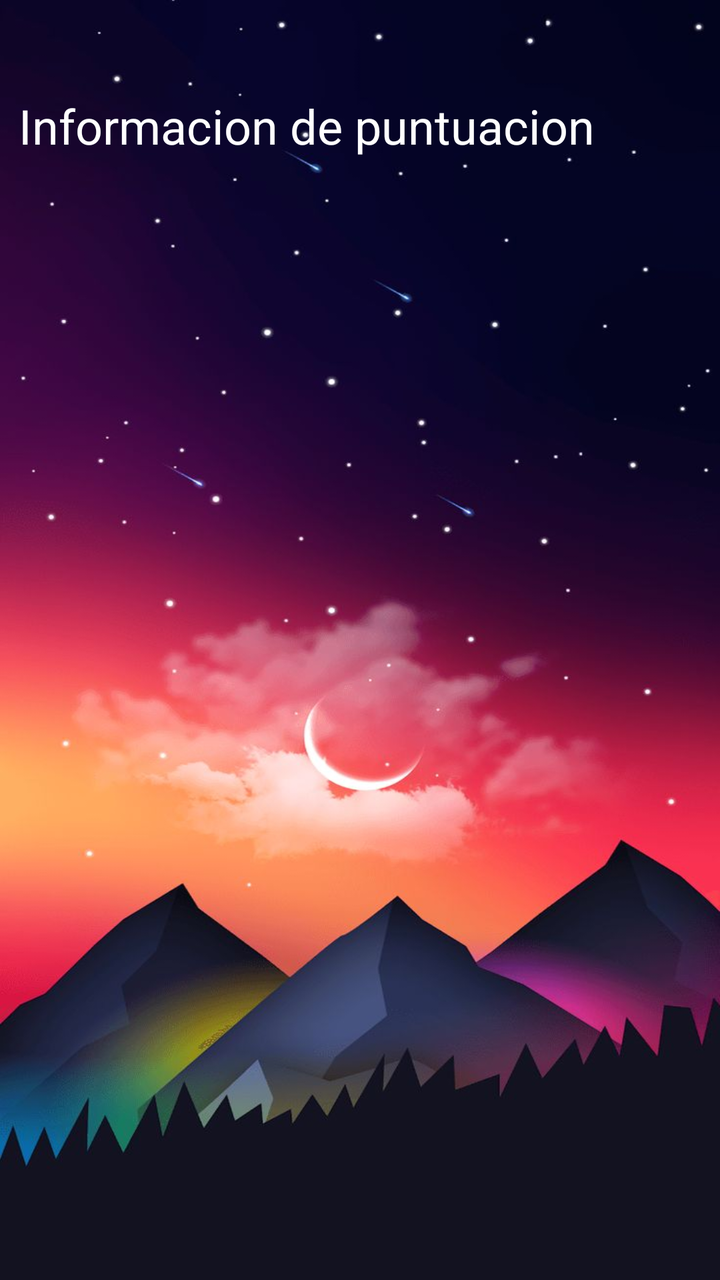
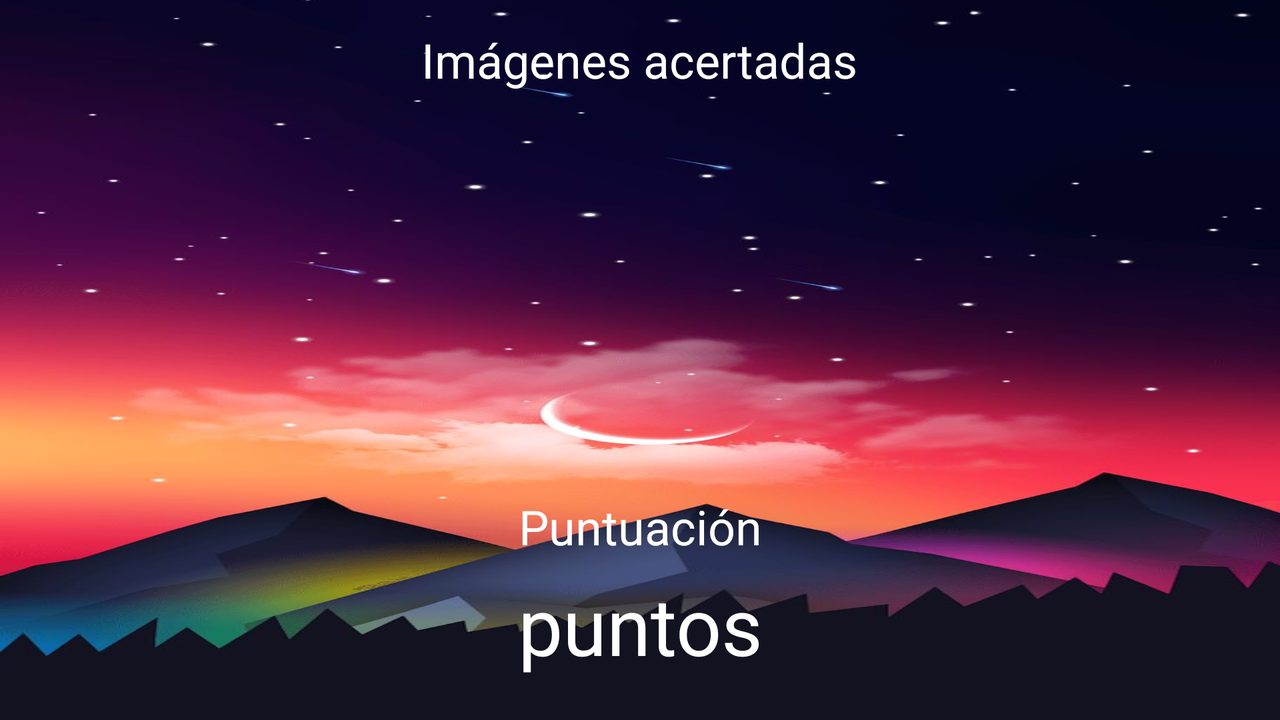

An Android layout and its configuration variant, each rendered on a device that would load it. The default file and the variant file are quoted in full after the pictures.
<!-- AndroidManifest.xml: application theme Theme.DondeEstoyGame -->
<!-- res/layout/activity_informacion.xml -->
<?xml version="1.0" encoding="utf-8"?>
<androidx.constraintlayout.widget.ConstraintLayout
    xmlns:android="http://schemas.android.com/apk/res/android"
    xmlns:tools="http://schemas.android.com/tools"
    xmlns:app="http://schemas.android.com/apk/res-auto"
    android:id="@+id/main"
    android:layout_width="match_parent"
    android:layout_height="match_parent"
    tools:context=".view.ActivityInformacion">

    <TextView
        android:id="@+id/textView4"
        android:layout_width="wrap_content"
        android:layout_height="wrap_content"
        android:text="Informacion de puntuacion"
        android:textColor="@color/white"
        android:textSize="24sp"
        app:layout_constraintBottom_toBottomOf="parent"
        app:layout_constraintEnd_toEndOf="parent"
        app:layout_constraintHorizontal_bias="0.129"
        app:layout_constraintStart_toStartOf="parent"
        app:layout_constraintTop_toTopOf="parent"
        app:layout_constraintVertical_bias="0.077" />

    <androidx.recyclerview.widget.RecyclerView
        android:id="@+id/rvInformacion"
        android:layout_width="0dp"
        android:layout_height="wrap_content"
        android:layout_marginTop="50dp"
        android:layout_marginEnd="50dp"
        android:layout_marginBottom="50dp"
        app:layout_constraintBottom_toBottomOf="parent"
        app:layout_constraintEnd_toEndOf="@+id/textView4"
        app:layout_constraintHorizontal_bias="0.0"
        app:layout_constraintStart_toStartOf="@+id/textView4"
        app:layout_constraintTop_toBottomOf="@+id/textView4"
        app:layout_constraintVertical_bias="0.0" />
</androidx.constraintlayout.widget.ConstraintLayout>
<!-- resources referenced by this layout -->
<resources>
  <color name="white">#FFFFFFFF</color>
  <style name="Theme.DondeEstoyGame" parent="Base.Theme.DondeEstoyGame" />
  <style name="Base.Theme.DondeEstoyGame" parent="Theme.Material3.DayNight.NoActionBar">
          
          
          <item name="android:windowBackground">@drawable/fondo_inicio</item>
      </style>
  <!-- drawable fondo_inicio: jpg bitmap (drawable, 47999 bytes) -->
</resources>
<!-- res/layout-land/activity_informacion.xml (the repository's variant of the layout above) -->
<!-- drawn on the phone turned sideways -->
<?xml version="1.0" encoding="utf-8"?>
<androidx.constraintlayout.widget.ConstraintLayout
    xmlns:android="http://schemas.android.com/apk/res/android"
    xmlns:tools="http://schemas.android.com/tools"
    xmlns:app="http://schemas.android.com/apk/res-auto"
    android:id="@+id/main"
    android:layout_width="match_parent"
    android:layout_height="match_parent"
    tools:context=".view.ActivityInformacion">

    <TextView
        android:id="@+id/tvImgAcertadas"
        android:layout_width="wrap_content"
        android:layout_height="wrap_content"
        android:text="Imágenes acertadas"
        android:textColor="@color/white"
        android:textSize="24sp"
        app:layout_constraintBottom_toBottomOf="parent"
        app:layout_constraintEnd_toEndOf="parent"
        app:layout_constraintHorizontal_bias="0.499"
        app:layout_constraintStart_toStartOf="parent"
        app:layout_constraintTop_toTopOf="parent"
        app:layout_constraintVertical_bias="0.042" />

    <androidx.recyclerview.widget.RecyclerView
        android:id="@+id/rvInformacion"
        android:layout_width="wrap_content"
        android:layout_height="180dp"
        android:layout_marginStart="10dp"
        android:layout_marginTop="14dp"
        android:layout_marginEnd="10dp"
        app:layout_constraintEnd_toEndOf="parent"
        app:layout_constraintStart_toStartOf="parent"
        app:layout_constraintTop_toBottomOf="@+id/tvImgAcertadas"
        tools:listitem="@layout/item_puntuacion">

    </androidx.recyclerview.widget.RecyclerView>

    <TextView
        android:id="@+id/tvPuntuacion"
        android:layout_width="wrap_content"
        android:layout_height="wrap_content"
        android:text="Puntuación"
        android:textColor="#FFFFFF"
        android:textSize="24sp"
        app:layout_constraintBottom_toBottomOf="parent"
        app:layout_constraintEnd_toEndOf="parent"
        app:layout_constraintStart_toStartOf="parent"
        app:layout_constraintTop_toBottomOf="@+id/rvInformacion"
        app:layout_constraintVertical_bias="0.08" />

    <TextView
        android:id="@+id/tvPuntos"
        android:layout_width="wrap_content"
        android:layout_height="wrap_content"
        android:text="puntos"
        android:textColor="#FFFFFF"
        android:textSize="40sp"
        app:layout_constraintBottom_toBottomOf="parent"
        app:layout_constraintEnd_toEndOf="parent"
        app:layout_constraintStart_toStartOf="parent"
        app:layout_constraintTop_toBottomOf="@+id/tvPuntuacion"
        app:layout_constraintVertical_bias="0.228" />

</androidx.constraintlayout.widget.ConstraintLayout>
<!-- res/layout/item_puntuacion.xml (included above) -->
<?xml version="1.0" encoding="utf-8"?>
<androidx.coordinatorlayout.widget.CoordinatorLayout xmlns:android="http://schemas.android.com/apk/res/android"
    xmlns:app="http://schemas.android.com/apk/res-auto"
    xmlns:tools="http://schemas.android.com/tools"
    android:id="@+id/main"
    android:layout_width="match_parent"
    android:layout_height="match_parent"
    android:gravity="center"
    tools:context=".view.PantallaPrincipal">

    <androidx.cardview.widget.CardView
        android:layout_width="350dp"
        android:layout_height="wrap_content"
        android:layout_gravity="center"
        android:layout_margin="16dp"
        app:cardCornerRadius="16dp"
        app:cardElevation="10dp"
        android:backgroundTint="@color/background_card">

        <LinearLayout
            android:layout_width="match_parent"
            android:layout_height="wrap_content"
            android:orientation="horizontal"
            android:padding="12dp">

            
            <ImageView
                android:id="@+id/imgComida"
                android:layout_width="120dp"
                android:layout_height="120dp"
                android:scaleType="centerCrop"
                android:src="@drawable/migas"
                android:layout_marginEnd="12dp"
                app:cardCornerRadius="12dp" />

            
            <LinearLayout
                android:layout_width="0dp"
                android:layout_height="match_parent"
                android:layout_weight="1"
                android:orientation="vertical"
                android:gravity="center_vertical">

                
                <TextView
                    android:id="@+id/titleComida"
                    android:layout_width="wrap_content"
                    android:layout_height="wrap_content"
                    android:text="Título de la Comida"
                    android:textColor="@color/white"
                    android:textSize="20sp"
                    android:textStyle="bold" />

                
                <TextView
                    android:id="@+id/puntuacionComida"
                    android:layout_width="wrap_content"
                    android:layout_height="wrap_content"
                    android:layout_marginTop="8dp"
                    android:text="10"
                    android:textColor="@color/white"
                    android:textSize="18sp"
                    android:textStyle="bold" />

            </LinearLayout>

        </LinearLayout>
    </androidx.cardview.widget.CardView>
</androidx.coordinatorlayout.widget.CoordinatorLayout>
<!-- resources referenced by the variant -->
<!-- as the phone turned sideways resolves them -->
<resources>
  <color name="background_card">#4C0946</color>
  <color name="white">#FFFFFFFF</color>
  <!-- drawable migas: png bitmap (drawable, 35824 bytes) -->
  <style name="Theme.DondeEstoyGame" parent="Base.Theme.DondeEstoyGame" />
  <style name="Base.Theme.DondeEstoyGame" parent="Theme.Material3.DayNight.NoActionBar">
          
          
          <item name="android:windowBackground">@drawable/fondo_inicio</item>
      </style>
  <!-- drawable fondo_inicio: jpg bitmap (drawable, 47999 bytes) -->
</resources>
